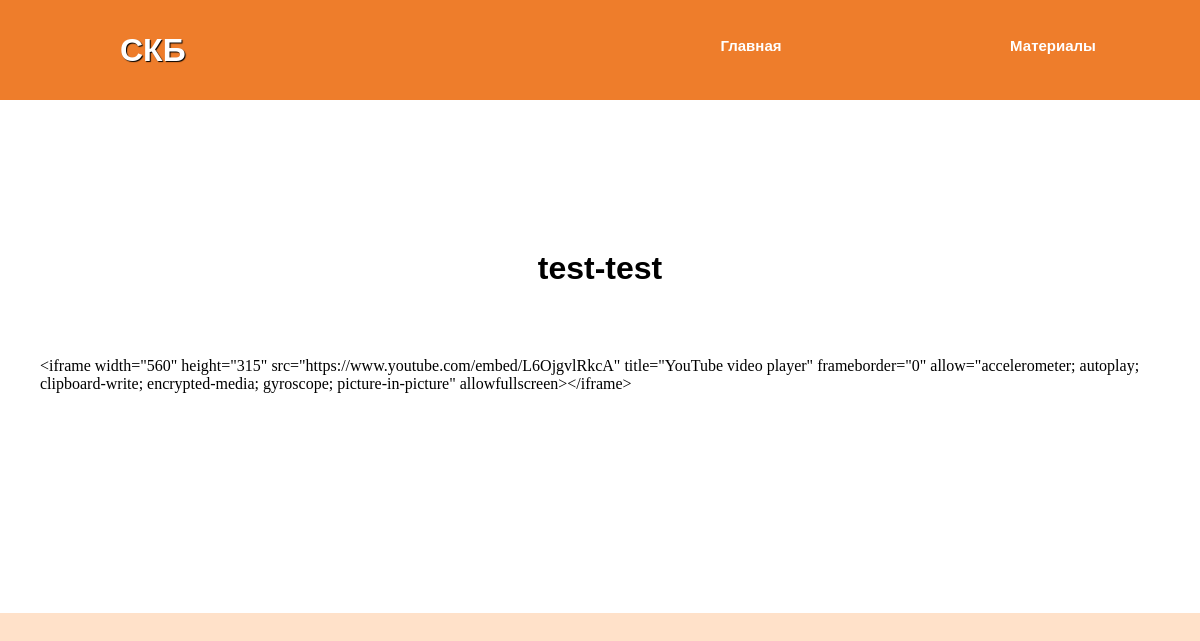
The page /blog/test-test/ on the database its author committed.
### blog/models.py (models this page shows, shortened)
class Post(models.Model):
    title = models.CharField(max_length=200, unique=True)
    slug = models.SlugField(max_length=200, unique=True)
    author = models.ForeignKey(User, on_delete= models.CASCADE,related_name='blog_posts')
    updated_on = models.DateTimeField(auto_now= True)
    content = models.TextField()
    created_on = models.DateTimeField(auto_now_add=True)
    status = models.IntegerField(choices=STATUS, default=0)
    class Meta:
        ordering = ['-created_on']

### blog/views.py (the view)
# urls.py: path('blog/<slug:slug>/', views.PostDetail.as_view(), name='post_detail'),
class PostDetail(generic.DetailView):
    model = Post
    template_name = 'post_detail.html'

### templates/post_detail.html (shortened to what this page needs)
{% extends 'base.html' %}
{% block content %}
<div class="full-content">
        <h1 class="main-text">{% block title %} {{ object.title }} {% endblock title %}</h1>
        <div class="container-link"><p class="text ">{{ object.content | safe }}</p></div>
      </div>
{% endblock content %}

### static/css/main.css (style rules this page uses)
* { outline: none; margin: 0; padding: 0; }
body { background-color: #ffa15550; }
h1 { font-family: 'Ronduit'; }
h1, h2, h3, h4 { font-family: 'Ronduit', Arial, Helvetica, sans-serif; }
.text { max-width: 1600px; }

### templates/base.html (style rules this page uses)
body { max-height: 2700px; }
body { height: auto; }
.container-link { padding: 20px 40px 20px 40px; margin-top: 50px; }
.full-content { padding-bottom: 200px; background-color: white; max-width: 1600px; margin: 0 auto; }
.main-text { text-align: center; padding-top: 150px; }

### rows shown on the page
Post: title "test-test", content "<iframe width=\"560\" height=\"315\" src=\"https://www.youtube.com/embed/L6OjgvlRkcA\" title=\"YouTube video player\" frameborder=\"0\" allow=\"accelerometer; autoplay; clipboard-write; encrypted-media; gyroscope; picture-in-picture\" allowfullscreen></iframe>"
